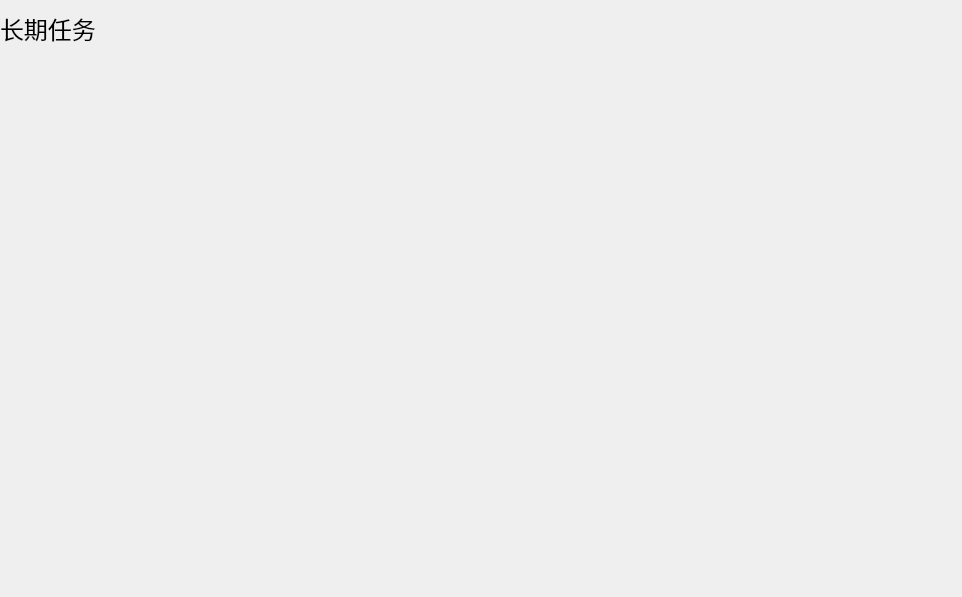
<?xml version="1.0" encoding="UTF-8"?>
<ui version="4.0">
 <class>longtermworks</class>
 <widget class="QWidget" name="longtermworks">
  <property name="geometry">
   <rect>
    <x>0</x>
    <y>0</y>
    <width>962</width>
    <height>597</height>
   </rect>
  </property>
  <property name="windowTitle">
   <string>Form</string>
  </property>
  <layout class="QVBoxLayout" name="verticalLayout">
   <property name="spacing">
    <number>0</number>
   </property>
   <property name="leftMargin">
    <number>0</number>
   </property>
   <property name="rightMargin">
    <number>0</number>
   </property>
   <property name="bottomMargin">
    <number>0</number>
   </property>
   <item>
    <widget class="QLabel" name="label">
     <property name="sizePolicy">
      <sizepolicy hsizetype="Preferred" vsizetype="Fixed">
       <horstretch>0</horstretch>
       <verstretch>0</verstretch>
      </sizepolicy>
     </property>
     <property name="font">
      <font>
       <pointsize>18</pointsize>
      </font>
     </property>
     <property name="text">
      <string>长期任务</string>
     </property>
    </widget>
   </item>
   <item>
    <widget class="QWidget" name="widget_2" native="true"/>
   </item>
  </layout>
 </widget>
 <resources/>
 <connections/>
</ui>
